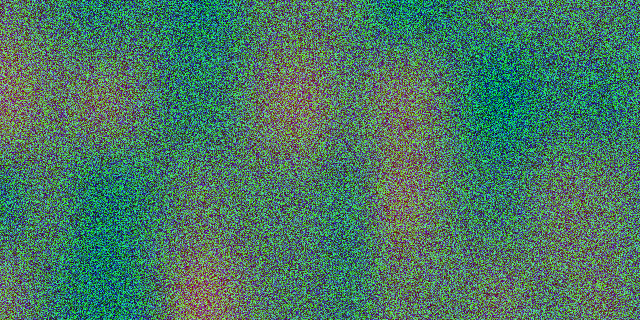
Frame 1 (no input)
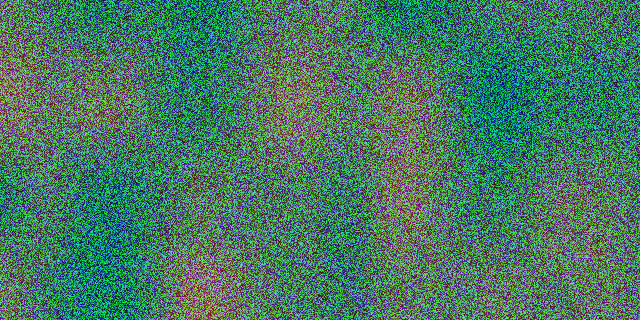
Frame 60 (the mouse pressed at the canvas centre just before this capture)
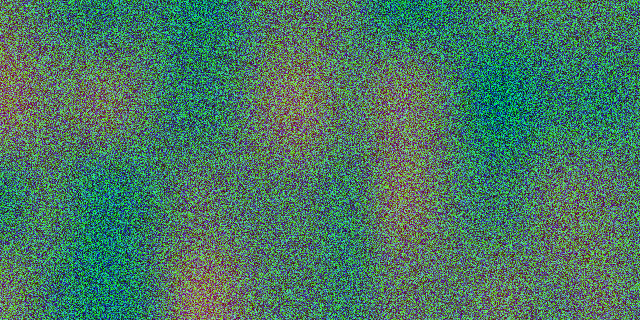
Frame 120 (the mouse held since frame 60 and released just before this capture)

The Processing sketch that drew these frames (run headless with seeded random() and noise(); from frame 60 on, the mouse is pressed at the canvas centre):

// Processing sketch: perlinMatrix
// ── perlinMatrix.pde
void setup(){
  size(640,320);
  background(0);
  
}
void draw(){
  loadPixels();
  float xoff=0.0;
  for(int x=0;x<width;x++){
    float yoff=0.0;
    for(int y=0;y<height;y++){
      noiseDetail(6,0.1);
      //float bright=map(noise(xoff,yoff),0,1,0,255);
      float bright=map(noise(xoff,yoff,xoff),0,1,0,255);
      pixels[x+y*width]=color(bright,random(240),random(200));
      yoff+=0.01;
    }
    xoff+=0.01;
  }
  updatePixels();
}
 
   
